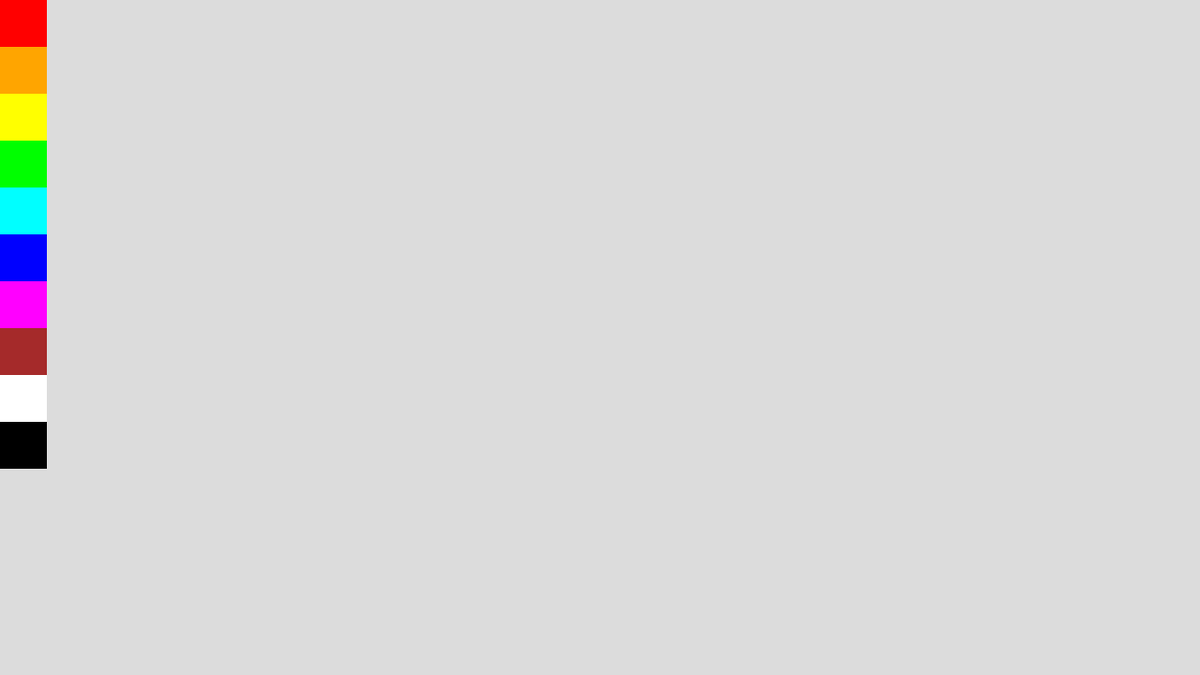
Frame 1 (no input)
Frame 2 (the mouse pressed at the canvas centre, redrawn once): identical to frame 1, image omitted

The p5.js sketch that drew this single still picture (run headless with seeded random() and noise() and a simulated clock; the mouse was pressed at the canvas centre and the sketch redrawn once):

// p5.js sketch
// ── sketch.js
let paletteBoxes;
let circleObjects;
let globalColor;

function setup() {
  createCanvas(1280, 720);
  globalColor = color('black');
  paletteBoxes = [
    new paletteBox(0, color('red')),
    new paletteBox(50, color('orange')),
    new paletteBox(100, color('yellow')),
    new paletteBox(150, color('lime')),
    new paletteBox(200, color('cyan')),
    new paletteBox(250, color('blue')),
    new paletteBox(300, color('magenta')),
    new paletteBox(350, color('brown')),
    new paletteBox(400, color('white')),
    new paletteBox(450, color('black'))
  ];
}

function draw() {
  background(220);
  for (let i = 0; i < paletteBoxes.length; i++) {
    paletteBoxes[i].draw();
  }
}

function mousePressed() {
  for (let i = 0; i < paletteBoxes.length; i++) {
    paletteBoxes[i].mousePressed();
  }
  //console.log("globalColor:", globalColor.toString());
}

class paletteBox {
  constructor(y, color) {
    this.y = y;
    this.color = color;
  }

  draw() {
    noLoop();
    noStroke();
    fill(this.color);
    square(0, this.y, 50);
    //console.log("boxColor:", this.color.toString());
  }

  contains(x, y) {
    let insideX = x >= 0 && x <= 50;
    let insideY = y >= this.y && y <= this.y + 50;
    return insideX && insideY;
  }

  mousePressed() {
    if (this.contains(mouseX, mouseY)) {
      globalColor = this.color;
    }
  }
}
